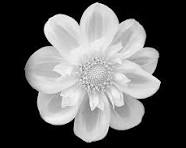
#> input picture flower.jpg, 186 x 148 px
$ jupyter execute contrast.ipynb
#> lines starting #> are read from the running program, lines starting #| are printed output that depends on the picture
[cell 1]
#Contrast effect in gray scale image

import cv2
import matplotlib.pyplot as plt

img = cv2.imread('flower.jpg',cv2.IMREAD_GRAYSCALE)
#> img is the input picture: shape (148, 186); min 0, max 255, mean 95.8
img1 = cv2.equalizeHist(img)
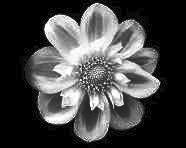
#> img1: shape (148, 186); min 0, max 255, mean 69.7

plt.figure(figsize=(7,5))

plt.subplot(1,2,1),plt.imshow(img,cmap='gray'),plt.axis('off')
plt.subplot(1,2,2),plt.imshow(img1,cmap='gray'),plt.axis('off')
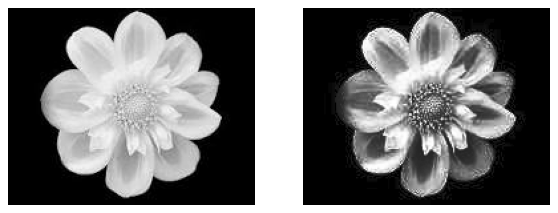
#> figure drawn by matplotlib, 2 panels

[cell 2]
img = cv2.imread('rose.webp')
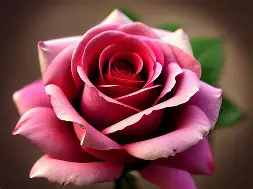
#> input picture rose.webp, 253 x 189 px
#> img is the input picture: shape (189, 253, 3); mean B, G, R 74.6, 69.3, 127.9
ycrcb = cv2.cvtColor(img,cv2.COLOR_BGR2YCrCb)
#> ycrcb: shape (189, 253, 3); mean of channels 0, 1, 2 87.4, 156.9, 120.8

y,cr,cb = cv2.split(ycrcb)
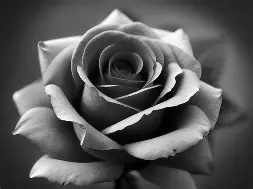
#> y: shape (189, 253); min 0, max 255, mean 87.4
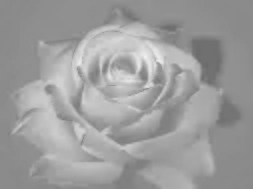
#> cr: shape (189, 253); min 107, max 242, mean 156.9
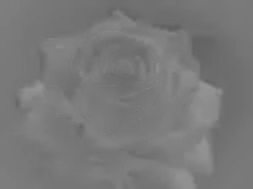
#> cb: shape (189, 253); min 96, max 151, mean 120.8

y_eq = cv2.equalizeHist(y)
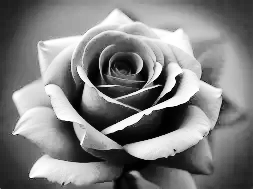
#> y_eq: shape (189, 253); min 0, max 255, mean 128.3
ycrcb_eq = cv2.merge([y_eq,cr,cb])
#> ycrcb_eq: shape (189, 253, 3); mean of channels 0, 1, 2 128.3, 156.9, 120.8

global_eq = cv2.cvtColor(ycrcb_eq,cv2.COLOR_YCrCb2BGR)
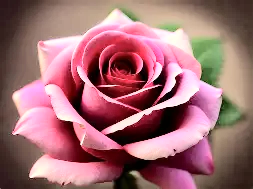
#> global_eq: shape (189, 253, 3); mean B, G, R 115.4, 110.2, 161.9
plt.figure(figsize=(7,5))

plt.subplot(1,2,1),plt.imshow(img),plt.axis('off')
plt.subplot(1,2,2),plt.imshow(global_eq),plt.axis('off')
#> figure, not shown here; B, G, R data is drawn as R, G, B

[cell 3]
clahe = cv2.createCLAHE(clipLimit=2.0,tileGridSize=(8,8))
y_clahe = clahe.apply(y)
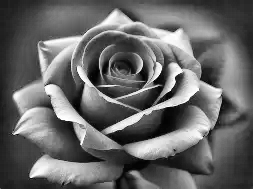
#> y_clahe: shape (189, 253); min 1, max 255, mean 103.8

ycrcb_clahe = cv2.merge([y_clahe,cr,cb])
#> ycrcb_clahe: shape (189, 253, 3); mean of channels 0, 1, 2 103.8, 156.9, 120.8

clahe_eq = cv2.cvtColor(ycrcb_clahe,cv2.COLOR_YCrCb2BGR)
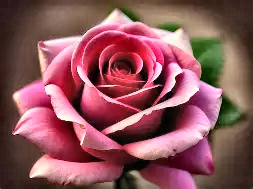
#> clahe_eq: shape (189, 253, 3); mean B, G, R 90.9, 85.7, 142.3
plt.figure(figsize=(7,5))

plt.subplot(1,2,1),plt.imshow(img),plt.axis('off')
plt.subplot(1,2,2),plt.imshow(clahe_eq),plt.axis('off')
#> figure, not shown here; B, G, R data is drawn as R, G, B
